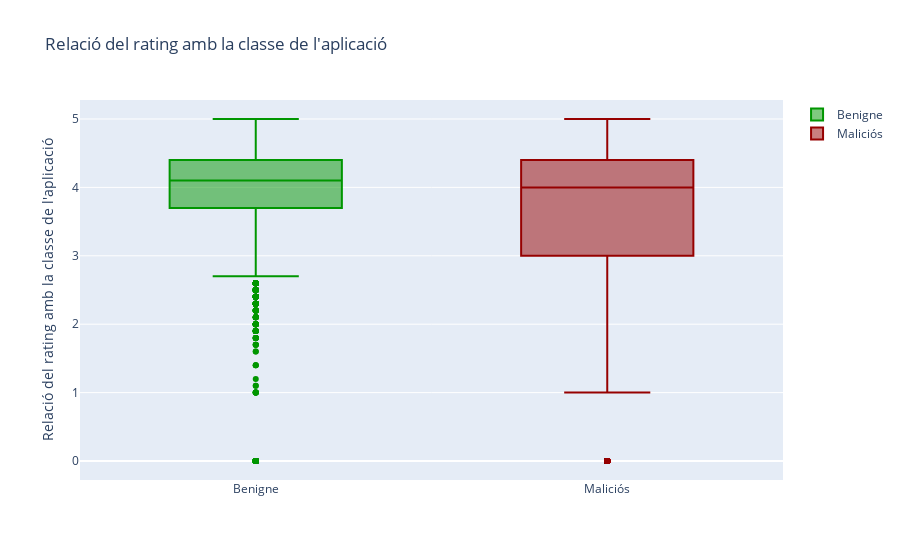

Notebook code for this chart:
### Code cell
Benigne = go.Box(
    y=(dataset['Rating'][dataset.Class==0]),
    name = 'Benigne',
    marker = dict(
        color = 'rgb(0,150,0)',
    )
)

Malicios = go.Box(
    y=(dataset['Rating'][dataset.Class==1]),
    name = 'Maliciós',
    marker = dict(
        color = 'rgb(150,0,0)',
    )
)

layout = go.Layout(
    title = "Relació del rating amb la classe de l'aplicació",
    yaxis= {'title': "Relació del rating amb la classe de l'aplicació"}
)
            
data = [Benigne, Malicios]
py.iplot({'data': data, 'layout': layout})

### Figure 1 — Plotly figure (JSON) as saved in the notebook; plotly's stock layout.template omitted (floating-point values rounded to 4 significant figures; data arrays with more than 128 entries replaced by an {"elided": "..."} marker saying what was removed)
{"data": [{"marker": {"color": "rgb(0,150,0)"}, "name": "Benigne", "type": "box", "y": {"elided": "9999 float values"}}, {"marker": {"color": "rgb(150,0,0)"}, "name": "Maliciós", "type": "box", "y": {"elided": "20000 float values"}}], "layout": {"title": {"text": "Relació del rating amb la classe de l'aplicació"}, "yaxis": {"title": {"text": "Relació del rating amb la classe de l'aplicació"}}}}
